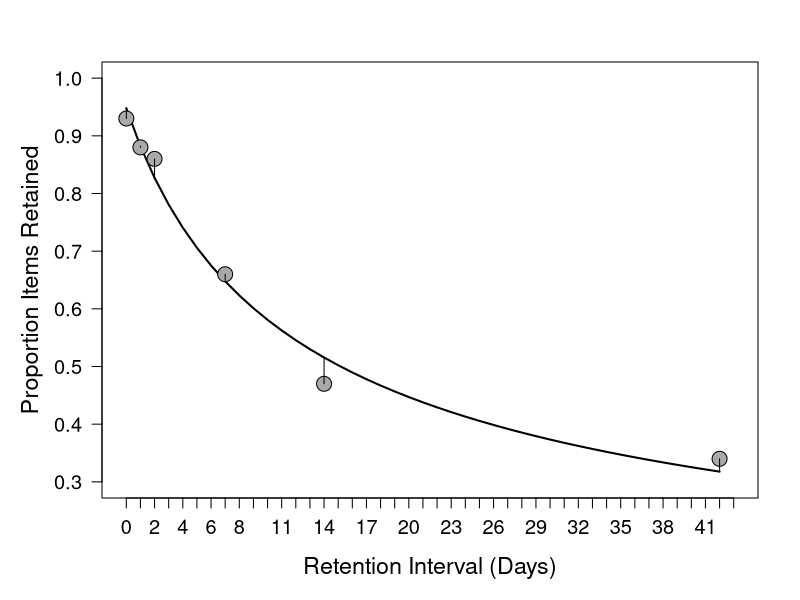
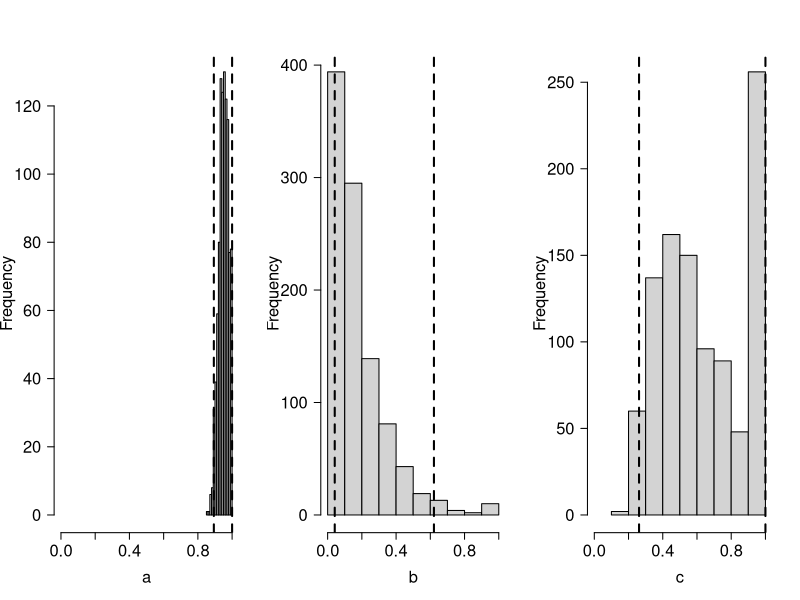

Recreate these plots in R, in order.

#discrepancy for power forgetting function 
powdiscrep <- function (parms,rec,ri) {                    
  if (any(parms<0)||any(parms>1)) return(1e6)
  pow_pred <- parms["a"] *(parms["b"]*ri + 1)^(-parms["c"])
  return(sqrt( sum((pow_pred-rec)^2)/length(ri) ))
}                                                          

#Carpenter et al. (2008) Experiment 1
rec <- c(.93,.88,.86,.66,.47,.34)
ri  <- c(.0035, 1, 2, 7, 14, 42)

#initialize starting values 
sparms <-c(1,.05,.7)
names(sparms) <- c("a","b","c")
#obtain best-fitting estimates
pout <- optim(sparms,powdiscrep,rec=rec,ri=ri)   
pow_pred <- pout$par["a"] *(pout$par["b"]*c(0:max(ri)) + 1)^(-pout$par["c"])  

#plot data and best-fitting predictions
system_info <- Sys.info() # Get system information
os <- system_info["sysname"] # Extract and print the operating system
if (system_info["sysname"] == "Windows") {
  windows()
} else {
  # Run a different function or do nothing for non-Windows OS
  # library(grDevices)
  # x11()
  
  quartz()
}

par(cex.axis=1.2,cex.lab=1.4)
par(mar=(c(5, 5, 3, 2) + 0.1),las=1)
plot(ri,rec, 
     xlab = "Retention Interval (Days)", 
     ylab = "Proportion Items Retained",  
     ylim=c(0.3,1),xlim=c(0,43),xaxt="n",type="n")
lines(c(0:max(ri)),pow_pred,lwd=2)
points(ri,rec,pch=21, bg="dark grey",cex=2)
dev <- pow_pred[ri+1]
for (x in c(1:length(ri))) {
  lines(c(ri[x],ri[x]),c(dev[x],rec[x]),lwd=1)
  }
axis(1,at=c(0:43))

#perform bootstrapping analysis
ns  <- 55
nbs <- 1000
bsparms <- matrix(NA,nbs,length(sparms))
bspow_pred <- pout$par["a"] *(pout$par["b"]*ri + 1)^(-pout$par["c"])
for (i in c(1:nbs)) {   
    recsynth     <- vapply(bspow_pred, FUN=function(x) mean(rbinom(ns,1,x)), numeric(1))
    bsparms[i,]  <- unlist(optim(pout$par,powdiscrep,rec=recsynth,ri=ri)$par)
}

#function to plot a histogram
histoplot<-function(x,l4x) {
    hist(x,xlab=l4x,main="",xlim=c(0,1),cex.lab=1.5,cex.axis=1.5)
    lq <- quantile(x,0.025)
    abline(v=lq,lty="dashed",lwd=2)
    uq <- quantile(x,0.975)
    abline(v=uq,lty="dashed",lwd=2)
    return(c(lq,uq))
}

if (system_info["sysname"] == "Windows") {
  windows()
} else {
  # Run a different function or do nothing for non-Windows OS
  # library(grDevices)
  # x11()
  
  quartz()
}

par(mfcol=c(1,3),las=1)
for (i in c(1:dim(bsparms)[2])) {
    print(histoplot(bsparms[,i],names(sparms)[i]))
}
